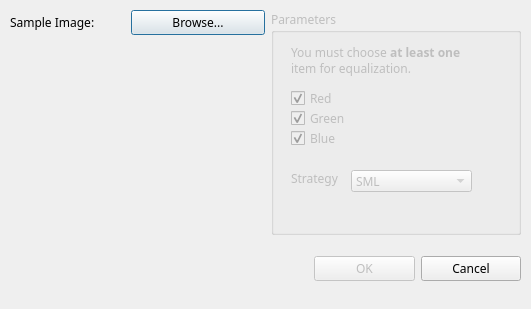
<?xml version="1.0" encoding="UTF-8"?>
<ui version="4.0">
 <class>matchDialog</class>
 <widget class="QDialog" name="matchDialog">
  <property name="geometry">
   <rect>
    <x>0</x>
    <y>0</y>
    <width>531</width>
    <height>309</height>
   </rect>
  </property>
  <property name="font">
   <font>
    <family>微软雅黑</family>
   </font>
  </property>
  <property name="windowTitle">
   <string>Matching</string>
  </property>
  <widget class="QWidget" name="horizontalLayoutWidget">
   <property name="geometry">
    <rect>
     <x>10</x>
     <y>10</y>
     <width>511</width>
     <height>291</height>
    </rect>
   </property>
   <layout class="QHBoxLayout" name="horizontalLayout" stretch="102,100">
    <item>
     <layout class="QVBoxLayout" name="verticalLayout" stretch="15,72">
      <item>
       <layout class="QHBoxLayout" name="horizontalLayout_2" stretch="30,35">
        <item>
         <widget class="QLabel" name="label">
          <property name="text">
           <string>Sample Image:</string>
          </property>
         </widget>
        </item>
        <item>
         <widget class="QPushButton" name="selImgButton">
          <property name="text">
           <string>Browse...</string>
          </property>
         </widget>
        </item>
       </layout>
      </item>
      <item>
       <widget class="PicWidget" name="picView" native="true"/>
      </item>
     </layout>
    </item>
    <item>
     <layout class="QVBoxLayout" name="verticalLayout_2" stretch="14,0,7,0">
      <item>
       <widget class="QGroupBox" name="groupBox">
        <property name="enabled">
         <bool>false</bool>
        </property>
        <property name="title">
         <string>Parameters</string>
        </property>
        <widget class="QLabel" name="label_2">
         <property name="geometry">
          <rect>
           <x>20</x>
           <y>30</y>
           <width>201</width>
           <height>41</height>
          </rect>
         </property>
         <property name="text">
          <string>&lt;html&gt;&lt;head/&gt;&lt;body&gt;&lt;p&gt;You must choose &lt;span style=&quot; font-weight:600;&quot;&gt;at least one&lt;/span&gt;&lt;br&gt; item for equalization.&lt;/p&gt;&lt;/body&gt;&lt;/html&gt;</string>
         </property>
        </widget>
        <widget class="QCheckBox" name="RCheck">
         <property name="geometry">
          <rect>
           <x>20</x>
           <y>80</y>
           <width>71</width>
           <height>16</height>
          </rect>
         </property>
         <property name="text">
          <string>Red</string>
         </property>
         <property name="checked">
          <bool>true</bool>
         </property>
        </widget>
        <widget class="QCheckBox" name="GCheck">
         <property name="geometry">
          <rect>
           <x>20</x>
           <y>100</y>
           <width>71</width>
           <height>16</height>
          </rect>
         </property>
         <property name="text">
          <string>Green</string>
         </property>
         <property name="checked">
          <bool>true</bool>
         </property>
        </widget>
        <widget class="QCheckBox" name="BCheck">
         <property name="geometry">
          <rect>
           <x>20</x>
           <y>120</y>
           <width>71</width>
           <height>16</height>
          </rect>
         </property>
         <property name="text">
          <string>Blue</string>
         </property>
         <property name="checked">
          <bool>true</bool>
         </property>
        </widget>
        <widget class="QLabel" name="label_3">
         <property name="geometry">
          <rect>
           <x>20</x>
           <y>160</y>
           <width>54</width>
           <height>16</height>
          </rect>
         </property>
         <property name="text">
          <string>Strategy</string>
         </property>
        </widget>
        <widget class="QComboBox" name="strategyBox">
         <property name="geometry">
          <rect>
           <x>80</x>
           <y>160</y>
           <width>121</width>
           <height>22</height>
          </rect>
         </property>
         <item>
          <property name="text">
           <string>SML</string>
          </property>
         </item>
         <item>
          <property name="text">
           <string>GML</string>
          </property>
         </item>
        </widget>
       </widget>
      </item>
      <item>
       <spacer name="verticalSpacer">
        <property name="orientation">
         <enum>Qt::Vertical</enum>
        </property>
        <property name="sizeHint" stdset="0">
         <size>
          <width>20</width>
          <height>15</height>
         </size>
        </property>
       </spacer>
      </item>
      <item>
       <layout class="QHBoxLayout" name="horizontalLayout_3" stretch="3,7,7">
        <item>
         <spacer name="horizontalSpacer">
          <property name="orientation">
           <enum>Qt::Horizontal</enum>
          </property>
          <property name="sizeHint" stdset="0">
           <size>
            <width>10</width>
            <height>20</height>
           </size>
          </property>
         </spacer>
        </item>
        <item>
         <widget class="QPushButton" name="OKButton">
          <property name="enabled">
           <bool>false</bool>
          </property>
          <property name="text">
           <string>OK</string>
          </property>
         </widget>
        </item>
        <item>
         <widget class="QPushButton" name="cancelButton">
          <property name="text">
           <string>Cancel</string>
          </property>
         </widget>
        </item>
       </layout>
      </item>
      <item>
       <spacer name="verticalSpacer_2">
        <property name="orientation">
         <enum>Qt::Vertical</enum>
        </property>
        <property name="sizeHint" stdset="0">
         <size>
          <width>20</width>
          <height>20</height>
         </size>
        </property>
       </spacer>
      </item>
     </layout>
    </item>
   </layout>
  </widget>
 </widget>
 <customwidgets>
  <customwidget>
   <class>PicWidget</class>
   <extends>QWidget</extends>
   <header>picwidget.h</header>
  </customwidget>
 </customwidgets>
 <resources/>
 <connections>
  <connection>
   <sender>OKButton</sender>
   <signal>clicked()</signal>
   <receiver>matchDialog</receiver>
   <slot>accept()</slot>
   <hints>
    <hint type="sourcelabel">
     <x>379</x>
     <y>242</y>
    </hint>
    <hint type="destinationlabel">
     <x>270</x>
     <y>159</y>
    </hint>
   </hints>
  </connection>
  <connection>
   <sender>cancelButton</sender>
   <signal>clicked()</signal>
   <receiver>matchDialog</receiver>
   <slot>reject()</slot>
   <hints>
    <hint type="sourcelabel">
     <x>480</x>
     <y>242</y>
    </hint>
    <hint type="destinationlabel">
     <x>270</x>
     <y>159</y>
    </hint>
   </hints>
  </connection>
  <connection>
   <sender>selImgButton</sender>
   <signal>clicked()</signal>
   <receiver>matchDialog</receiver>
   <slot>openSample()</slot>
   <hints>
    <hint type="sourcelabel">
     <x>193</x>
     <y>36</y>
    </hint>
    <hint type="destinationlabel">
     <x>270</x>
     <y>159</y>
    </hint>
   </hints>
  </connection>
  <connection>
   <sender>RCheck</sender>
   <signal>stateChanged(int)</signal>
   <receiver>matchDialog</receiver>
   <slot>modified()</slot>
   <hints>
    <hint type="sourcelabel">
     <x>327</x>
     <y>99</y>
    </hint>
    <hint type="destinationlabel">
     <x>265</x>
     <y>154</y>
    </hint>
   </hints>
  </connection>
  <connection>
   <sender>GCheck</sender>
   <signal>stateChanged(int)</signal>
   <receiver>matchDialog</receiver>
   <slot>modified()</slot>
   <hints>
    <hint type="sourcelabel">
     <x>327</x>
     <y>119</y>
    </hint>
    <hint type="destinationlabel">
     <x>265</x>
     <y>154</y>
    </hint>
   </hints>
  </connection>
  <connection>
   <sender>BCheck</sender>
   <signal>stateChanged(int)</signal>
   <receiver>matchDialog</receiver>
   <slot>modified()</slot>
   <hints>
    <hint type="sourcelabel">
     <x>327</x>
     <y>139</y>
    </hint>
    <hint type="destinationlabel">
     <x>265</x>
     <y>154</y>
    </hint>
   </hints>
  </connection>
  <connection>
   <sender>OKButton</sender>
   <signal>clicked()</signal>
   <receiver>matchDialog</receiver>
   <slot>applyMatch()</slot>
   <hints>
    <hint type="sourcelabel">
     <x>367</x>
     <y>233</y>
    </hint>
    <hint type="destinationlabel">
     <x>265</x>
     <y>154</y>
    </hint>
   </hints>
  </connection>
 </connections>
 <slots>
  <slot>openSample()</slot>
  <slot>modified()</slot>
  <slot>applyMatch()</slot>
 </slots>
</ui>
